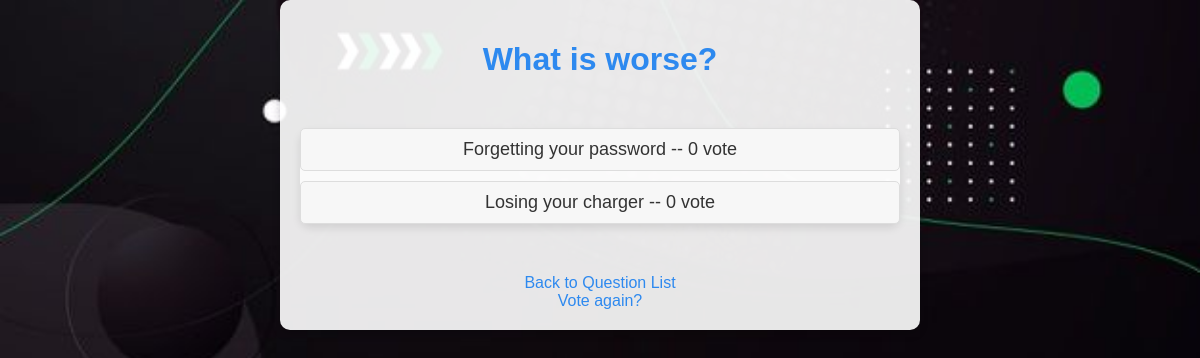
The page /polls/4/results/ on the database its author committed.
### polls/models.py (models this page shows, shortened)
class Question(models.Model):
    question_text = models.CharField(max_length=200)
    pub_date = models.DateTimeField("date published")

class Choice(models.Model):
    question = models.ForeignKey(Question, on_delete=models.CASCADE)
    choice_text = models.CharField (max_length=200)
    votes = models.IntegerField(default=0)

### polls/views.py (the view)
# urls.py: path("<int:pk>/results/", views.ResultView.as_view(), name="results"),
class ResultView(generic.DetailView):
    model = Question
    template_name = "polls/results.html"

### polls/templates/polls/results.html
{% load static %}
<link rel="stylesheet" href="{% static 'polls/style.css' %}">
<div class="results-container">
    <h1 class="results-title">{{ question.question_text }}</h1>
    <ul class="results-list">
        {% for choice in question.choice_set.all %}
            <li class="results-item">
                {{ choice.choice_text }} -- {{ choice.votes }} vote{{ choice.vote|pluralize }}
            </li>
        {% endfor %}
    </ul>
    <div class="results-navigation">
        <a href="{% url 'polls:index' %}" class="nav-link">Back to Question List</a>
        <br>
        <a href="{% url 'polls:detail' question.id %}" class="nav-link">Vote again?</a>
    </div>
</div>

### polls/static/polls/style.css (style rules this page uses)
ul { list-style-type: none; padding: 20px; margin: 50px auto; max-width: 600px; background-color: rgba(255, 255, 255, 0.8); border-radius: 10px; box-shadow: 0 4px 8px rgba(0, 0, 0, 0.1); }
li { margin: 15px 0; padding: 10px 15px; background-color: #f7f7f7; border: 1px solid #ddd; border-radius: 5px; transition: background-color 0.3s ease; }
.results-container { padding: 20px; margin: auto; max-width: 600px; background-color: rgba(255, 255, 255, 0.9); border-radius: 10px; box-shadow: 0 4px 8px rgba(0, 0, 0, 0.2); text-align: center; }
.results-title { color: #2d89ef; margin-bottom: 20px; }
.results-list { list-style-type: none; padding: 0; }
.results-item { margin: 10px 0; font-size: 18px; }
.results-navigation { margin-top: 20px; }
.nav-link { color: #2d89ef; text-decoration: none; font-size: 16px; }

### rows shown on the page
Question: question_text "What is worse?"
Choice: choice_text "Forgetting your password", votes "0"
Choice: choice_text "Losing your charger", votes "0"
